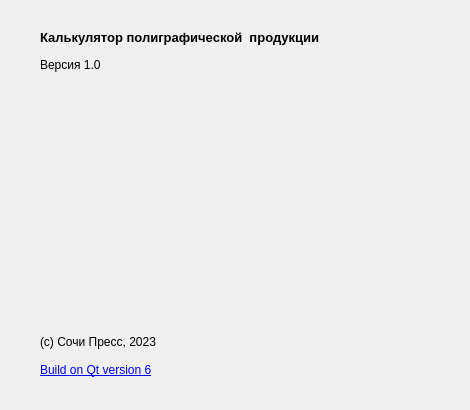
<?xml version="1.0" encoding="UTF-8"?>
<ui version="4.0">
 <class>AboutDlg</class>
 <widget class="QDialog" name="AboutDlg">
  <property name="geometry">
   <rect>
    <x>0</x>
    <y>0</y>
    <width>470</width>
    <height>410</height>
   </rect>
  </property>
  <property name="palette">
   <palette>
    <active>
     <colorrole role="Text">
      <brush brushstyle="SolidPattern">
       <color alpha="255">
        <red>0</red>
        <green>0</green>
        <blue>0</blue>
       </color>
      </brush>
     </colorrole>
     <colorrole role="Highlight">
      <brush brushstyle="SolidPattern">
       <color alpha="255">
        <red>0</red>
        <green>120</green>
        <blue>215</blue>
       </color>
      </brush>
     </colorrole>
    </active>
    <inactive>
     <colorrole role="Text">
      <brush brushstyle="SolidPattern">
       <color alpha="255">
        <red>0</red>
        <green>0</green>
        <blue>0</blue>
       </color>
      </brush>
     </colorrole>
     <colorrole role="Highlight">
      <brush brushstyle="SolidPattern">
       <color alpha="255">
        <red>240</red>
        <green>240</green>
        <blue>240</blue>
       </color>
      </brush>
     </colorrole>
    </inactive>
    <disabled>
     <colorrole role="Text">
      <brush brushstyle="SolidPattern">
       <color alpha="255">
        <red>120</red>
        <green>120</green>
        <blue>120</blue>
       </color>
      </brush>
     </colorrole>
     <colorrole role="Highlight">
      <brush brushstyle="SolidPattern">
       <color alpha="255">
        <red>0</red>
        <green>120</green>
        <blue>215</blue>
       </color>
      </brush>
     </colorrole>
    </disabled>
   </palette>
  </property>
  <property name="windowTitle">
   <string>О программе</string>
  </property>
  <widget class="QLabel" name="label">
   <property name="geometry">
    <rect>
     <x>40</x>
     <y>30</y>
     <width>401</width>
     <height>21</height>
    </rect>
   </property>
   <property name="font">
    <font>
     <pointsize>10</pointsize>
     <bold>true</bold>
    </font>
   </property>
   <property name="text">
    <string>Калькулятор полиграфической  продукции</string>
   </property>
   <property name="alignment">
    <set>Qt::AlignLeading|Qt::AlignLeft|Qt::AlignTop</set>
   </property>
   <property name="wordWrap">
    <bool>true</bool>
   </property>
  </widget>
  <widget class="QLabel" name="label_2">
   <property name="geometry">
    <rect>
     <x>40</x>
     <y>54</y>
     <width>251</width>
     <height>21</height>
    </rect>
   </property>
   <property name="text">
    <string>Версия 1.0</string>
   </property>
  </widget>
  <widget class="QLabel" name="label_4">
   <property name="geometry">
    <rect>
     <x>40</x>
     <y>360</y>
     <width>251</width>
     <height>20</height>
    </rect>
   </property>
   <property name="text">
    <string>&lt;a href=&quot;http://www.qt.io&quot;&gt;Build on Qt version 6&lt;/a&gt;</string>
   </property>
   <property name="openExternalLinks">
    <bool>true</bool>
   </property>
  </widget>
  <widget class="QLabel" name="label_5">
   <property name="geometry">
    <rect>
     <x>30</x>
     <y>100</y>
     <width>411</width>
     <height>211</height>
    </rect>
   </property>
   <property name="pixmap">
    <pixmap>ColoritLogo.png</pixmap>
   </property>
   <property name="alignment">
    <set>Qt::AlignLeading|Qt::AlignLeft|Qt::AlignVCenter</set>
   </property>
  </widget>
  <widget class="QLabel" name="label_3">
   <property name="geometry">
    <rect>
     <x>40</x>
     <y>331</y>
     <width>251</width>
     <height>21</height>
    </rect>
   </property>
   <property name="text">
    <string>(c) Сочи Пресс, 2023</string>
   </property>
  </widget>
 </widget>
 <resources/>
 <connections/>
</ui>
